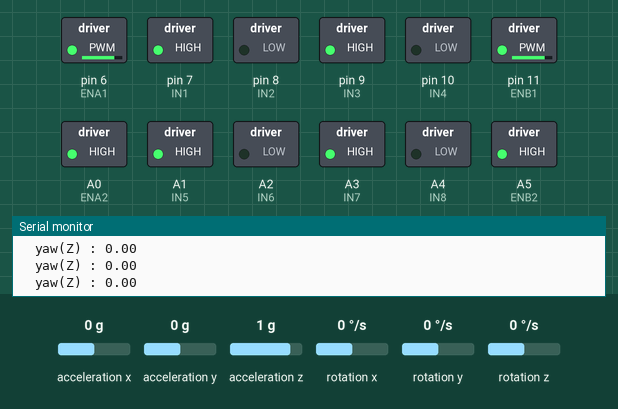
This sketch was run on a simulated Arduino Uno, built with avr-gcc and run on an emulated ATmega328P. On the bench: switched loads named in the sketch (green lamp = pin HIGH), the last lines printed to the serial monitor. The inputs (shaded band) are chosen by the test bench; at power-on: rotation z 0 °/s, acceleration x 0 g, acceleration y 0 g, acceleration z 1 g, rotation x 0 °/s, rotation y 0 °/s.

Above: at 4.2 s.
4.3 s: rotation z set to 192 °/s
At 4.8 s:
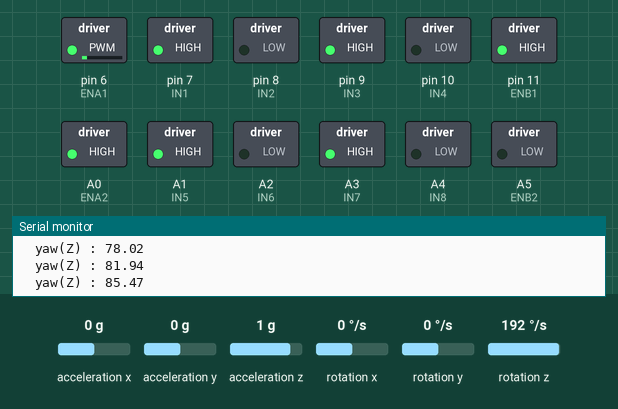
5.8 s: rotation z set to -100 °/s
8.8 s: rotation z set to -130 °/s
11.8 s: rotation z set to -140 °/s
At 12.8 s:
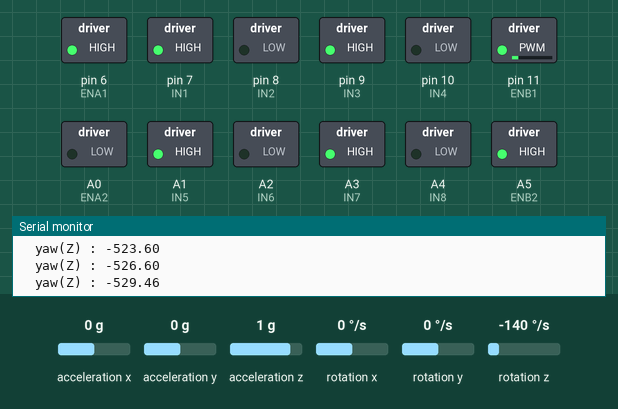
Timing chart, 0 to 14.3 s (numbered marks = the images above; inputs shaded):
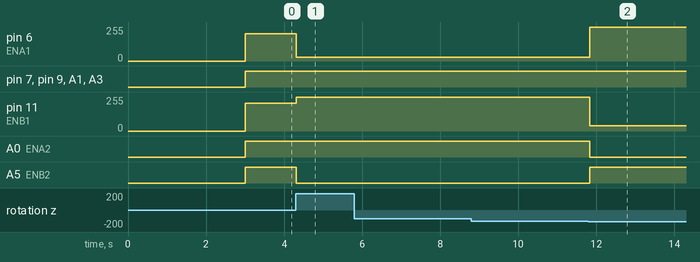

Measured:
- the behaviour switches between -133 and -134 °/s on rotation z (found by bisection; images 1 and 2)
- after the input at 4.3 s, pin 6 (ENA1): 206/255 → 30/255 at once; pin 11 (ENB1): 208/255 → 255/255 at once; A5 (ENB2): HIGH → LOW at once
- after the input at 11.8 s, pin 11 (ENB1): 255/255 → 40/255 at once

The sketch:

MPU6050_n_pid.ino
```cpp
#include "Wire.h"
#include <MPU6050_light.h>

MPU6050 mpu(Wire);

unsigned long timer = 0;
float target = 0; // 設置目標角度
float error = 0;
float integral = 0;
float derivative = 0;
float last_error = 0;
float angle = 0;

// 定義L298N模塊控制馬達的引腳（前輪馬達）
const int ENA1 = 6;  // 馬達1速度控制
const int IN1 = 7;   // 馬達1轉向控制
const int IN2 = 8;  // 馬達1轉向控制
const int IN3 = 9;  // 馬達2轉向控制
const int IN4 = 10; // 馬達2轉向控制
const int ENB1 = 11;  // 馬達2速度控制

// 定義L298N模塊控制馬達的引腳（後輪馬達）
const int ENA2 = A0; // 馬達3速度控制
const int IN5 = A1; // 馬達3轉向控制
const int IN6 = A2; // 馬達3轉向控制
const int IN7 = A3; // 馬達4轉向控制
const int IN8 = A4; // 馬達4轉向控制
const int ENB2 = A5; // 馬達4速度控制

int motorSpeed = 200; // 馬達基礎速度

float Kp = 70; // 比例增益 70
float Ki = 15; // 積分增益 15
float Kd = 30; // 微分增益 30

void setup() {
  Serial.begin(9600); // 鮑率可調
  Wire.begin();

  byte status = mpu.begin();
  Serial.print("MPU6050 狀態: ");
  Serial.println(status);
  while(status != 0) {
    Serial.println("MPU6050 初始化失敗，請檢查連接");
    delay(1000); // 延遲一秒後重試
    status = mpu.begin();
  }

  Serial.println("勿觸碰陀螺儀，計算中");
  mpu.upsideDownMounting = true; // 若陀螺儀為翻轉狀態放車上或附著於車底下則取消註解此行
  delay(2000);
  mpu.calcOffsets();

  pinMode(ENA1, OUTPUT);
  pinMode(IN1, OUTPUT);
  pinMode(IN2, OUTPUT);
  pinMode(IN3, OUTPUT);
  pinMode(IN4, OUTPUT);
  pinMode(ENB1, OUTPUT);

  pinMode(ENA2, OUTPUT);
  pinMode(IN5, OUTPUT);
  pinMode(IN6, OUTPUT);
  pinMode(IN7, OUTPUT);
  pinMode(IN8, OUTPUT);
  pinMode(ENB2, OUTPUT);
}

void loop() {
  if((millis() - timer) > 10){ // 每10ms執行一次
    mpu.update(); // 更新陀螺儀
    pid(); // 執行PID控制
    print_angles(); // 印出角度
    timer = millis();
  }
}
void pid() {
  error = target - mpu.getAngleZ(); // 獲取yaw角度的誤差
  integral += error; // 積分
  // integral = constrain(integral, -100, 100); // 限制積分範圍，避免積分飽和
  derivative = error - last_error; // 微分
  angle = (error * Kp) + (integral * Ki) + (derivative * Kd); // 計算PID輸出

  // 限制PID輸出的範圍
  angle = constrain(angle, -255, 255);
  advance_forward(motorSpeed + angle, motorSpeed - angle, motorSpeed + angle, motorSpeed - angle); // 調整輪速(左+右-)
  last_error = error; // 更新上一次誤差
}

void advance_forward(int speedA, int speedB, int speedC, int speedD) {
  speedA = map(constrain(speedA, 0, 255), 0, 255, 30, 255); // 限制速度範圍
  speedB = map(constrain(speedB, 0, 255), 0, 255, 40, 255); // 限制速度範圍
  speedC = map(constrain(speedC, 0, 255), 0, 255, 127, 255); // 限制速度範圍
  speedD = map(constrain(speedD, 0, 255), 0, 255, 127, 255); // 限制速度範圍

  digitalWrite(IN1, HIGH);
  digitalWrite(IN2, LOW);
  digitalWrite(IN3, HIGH);
  digitalWrite(IN4, LOW);
  analogWrite(ENA1, speedA);
  analogWrite(ENB2, speedC);

  digitalWrite(IN5, HIGH);
  digitalWrite(IN6, LOW);
  digitalWrite(IN7, HIGH);
  digitalWrite(IN8, LOW);
  analogWrite(ENB1, speedB);
  analogWrite(ENA2, speedD);
}

void print_angles() {
  Serial.print("  yaw(Z) : "); // 水平角度，若單純想走直線PID用此角度即可
  Serial.println(mpu.getAngleZ());
}
```
